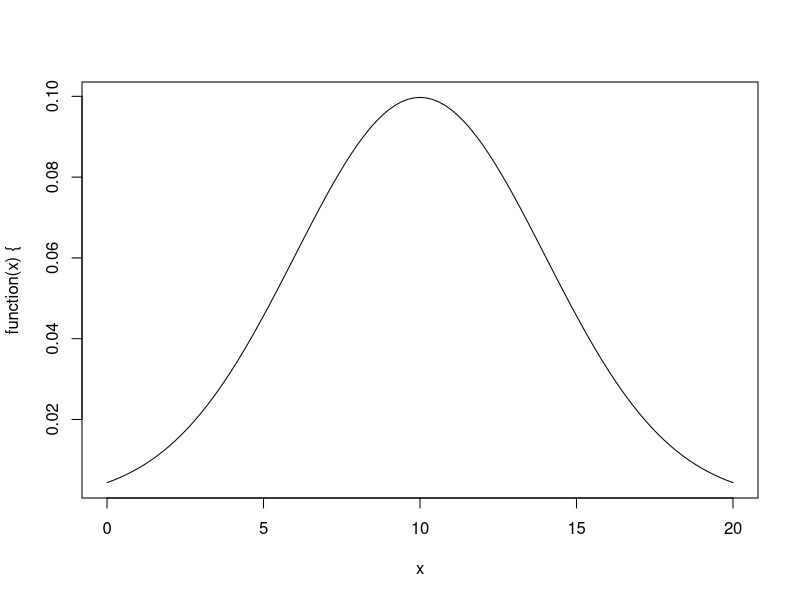
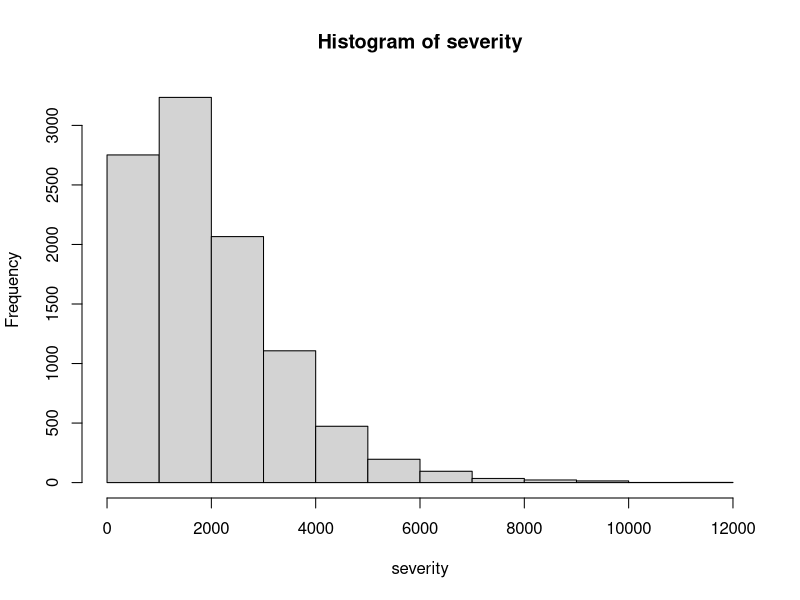
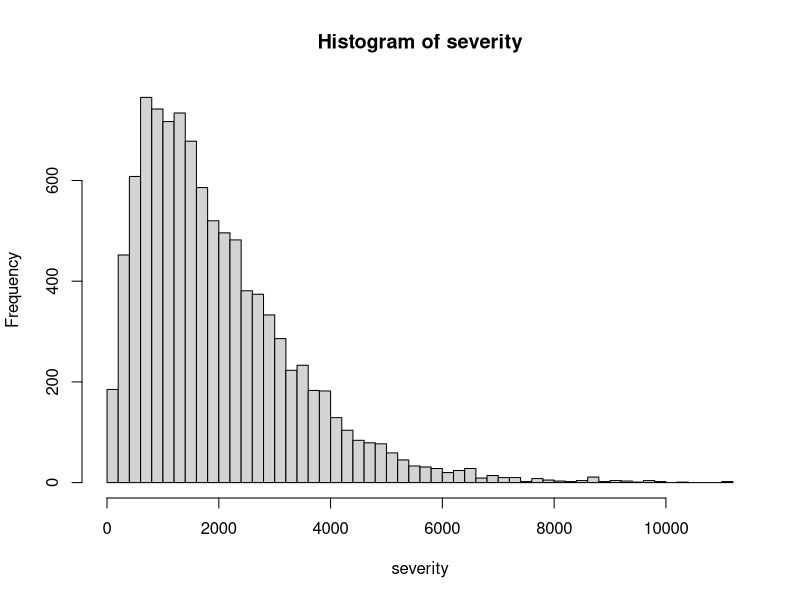
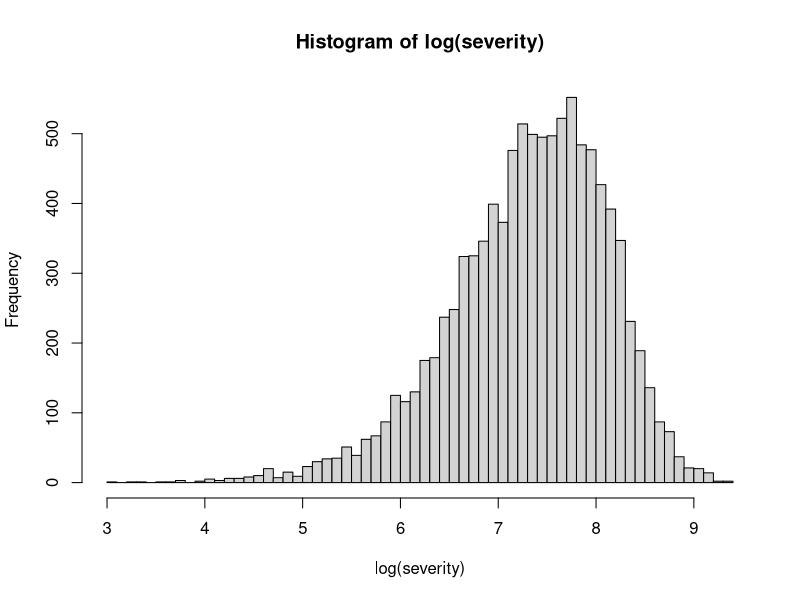
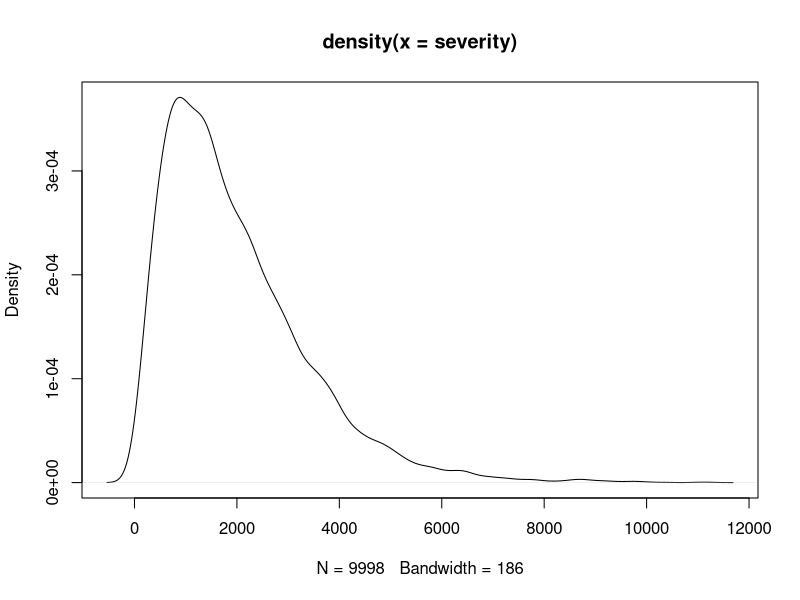
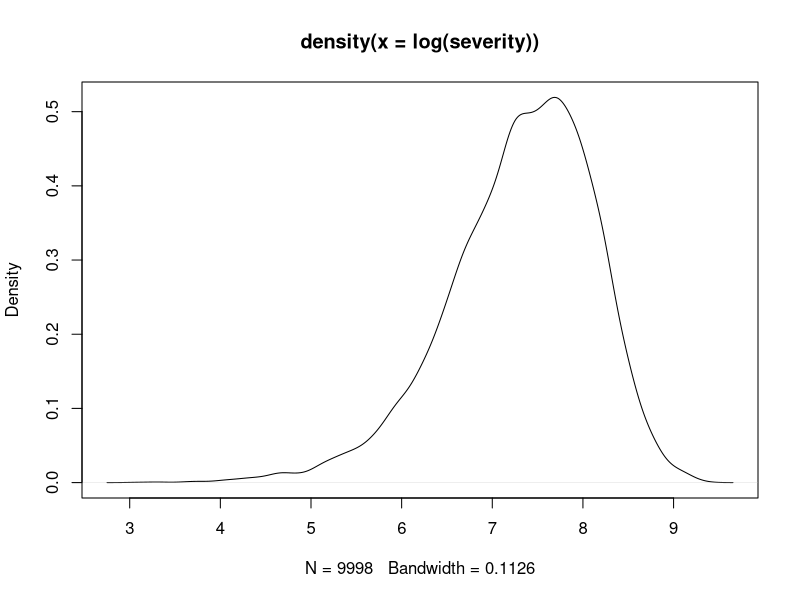
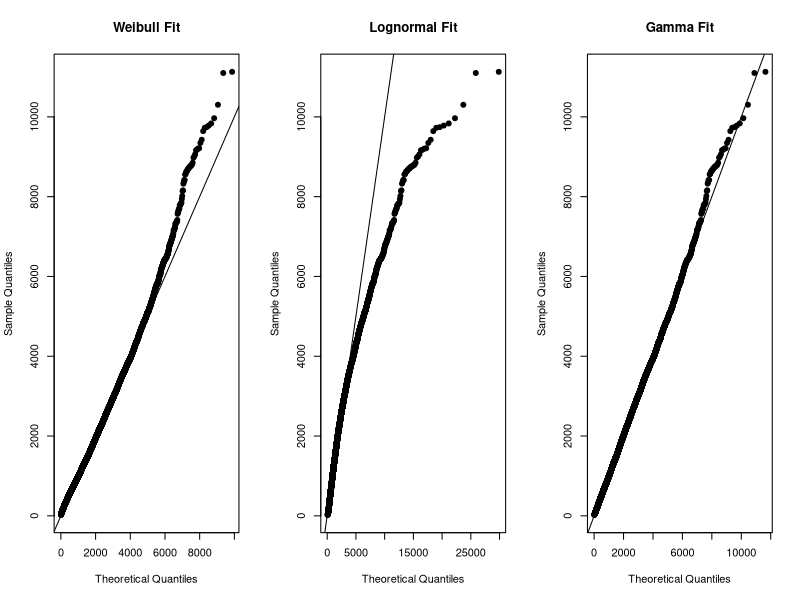
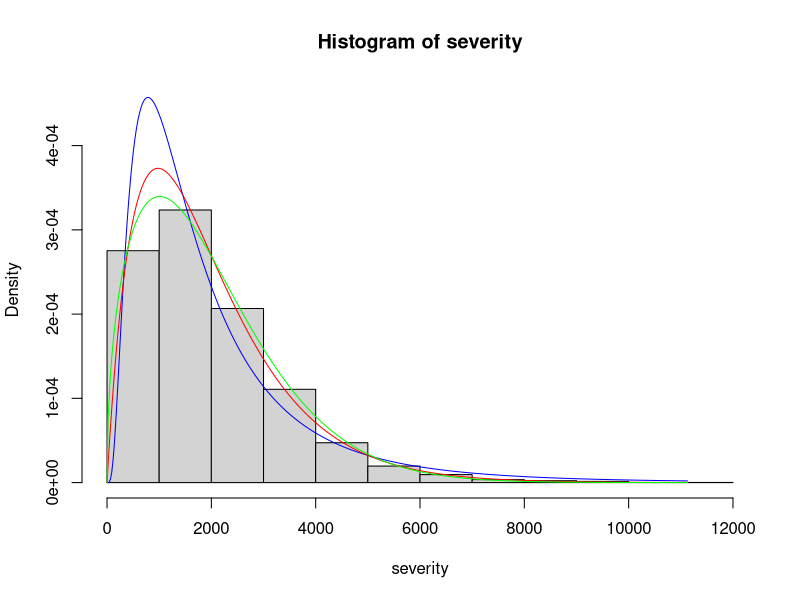

Recreate these plots in R, in order.
## ---- chunk 1
mu <- 10000
CV <- 0.30
sd <- mu * CV
x <- seq(mu - sd*3, mu + sd * 3, length.out = 20)
p <- seq(.05, .95, by = .05)

dnorm(x, mu, sd)
pnorm(x, mu, sd)
qnorm(p, mu, sd)
rnorm(10, mu, sd)

dlnorm(x, log(mu), log(sd))
plnorm(x, log(mu), log(sd))

plot(function(x) {dnorm(x, 10, 4)}, 0, 20)
## ---- chunk 2
set.seed(8910)
years <- 2001:2010
frequency <- 1000

N <- rpois(length(years), frequency)

sevShape <- 2
sevScale <- 1000
severity <- rgamma(sum(N), sevShape, scale = sevScale)

summary(severity)
## ---- chunk 3
hist(severity)
hist(severity, breaks = 50)

hist(log(severity), breaks = 50)
## ---- chunk 4
plot(density(severity))

plot(density(log(severity)))
## ---- chunk 5
library(MASS)

fitGamma <- fitdistr(severity, "gamma")
fitLognormal <- fitdistr(severity, "lognormal")
fitWeibull <- fitdistr(severity, "Weibull")

fitGamma
fitLognormal
fitWeibull
## ---- chunk 6
probabilities = (1:(sum(N)))/(sum(N)+1)

weibullQ <- qweibull(probabilities, coef(fitWeibull)[1], coef(fitWeibull)[2])
lnQ <- qlnorm(probabilities, coef(fitLognormal)[1], coef(fitLognormal)[2])
gammaQ <- qgamma(probabilities, coef(fitGamma)[1], coef(fitGamma)[2])

sortedSeverity <- sort(severity)
oldPar <- par(mfrow = c(1,3))
plot(sort(weibullQ), sortedSeverity, xlab = 'Theoretical Quantiles', ylab = 'Sample Quantiles', pch=19, main = "Weibull Fit")
abline(0,1)

plot(sort(lnQ), sortedSeverity, xlab = 'Theoretical Quantiles', ylab = 'Sample Quantiles', pch=19, main = "Lognormal Fit")
abline(0,1)

plot(sort(gammaQ), sortedSeverity, xlab = 'Theoretical Quantiles', ylab = 'Sample Quantiles', pch=19, main = "Gamma Fit")
abline(0,1)

par(oldPar)
## ---- chunk 7
sampleLogMean <- fitLognormal$estimate[1]
sampleLogSd <- fitLognormal$estimate[2]

sampleShape <- fitGamma$estimate[1]
sampleRate <- fitGamma$estimate[2]

sampleShapeW <- fitWeibull$estimate[1]
sampleScaleW <- fitWeibull$estimate[2]

x <- seq(0, max(severity), length.out=500)
yLN <- dlnorm(x, sampleLogMean, sampleLogSd)
yGamma <- dgamma(x, sampleShape, sampleRate)
yWeibull <- dweibull(x, sampleShapeW, sampleScaleW)

hist(severity, freq=FALSE, ylim=range(yLN, yGamma))

lines(x, yLN, col="blue")
lines(x, yGamma, col="red")
lines(x, yWeibull, col="green")
## ---- chunk 8
sampleCumul <- seq(1, length(severity)) / length(severity)
stepSample  <- stepfun(sortedSeverity, c(0, sampleCumul), f = 0)
yGamma <- pgamma(sortedSeverity, sampleShape, sampleRate)
yWeibull <- pweibull(sortedSeverity, sampleShapeW, sampleScaleW)
yLN <- plnorm(sortedSeverity, sampleLogMean, sampleLogSd)

plot(stepSample, col="black", main = "K-S Gamma")
lines(sortedSeverity, yGamma, col = "blue")

plot(stepSample, col="black", main = "K-S Weibull")
lines(sortedSeverity, yWeibull, col = "blue")

plot(stepSample, col="black", main = "K-S Lognormal")
lines(sortedSeverity, yLN, col = "blue")
## ---- chunk 9
testGamma <- ks.test(severity, "pgamma", sampleShape, sampleRate)
testLN <- ks.test(severity, "plnorm", sampleLogMean, sampleLogSd)
testWeibull <- ks.test(severity, "pweibull", sampleShapeW, sampleScaleW)

testGamma
testLN
testWeibull
## ---- chunk 10
quadraticFun <- function(a, b, c){
  function(x) a*x^2 + b*x + c
}

myQuad <- quadraticFun(a=4, b=-3, c=3)
plot(myQuad, -10, 10)
## ---- chunk 11
myResult <- optim(8, myQuad)
myResult
## ---- chunk 12
myOtherQuad <- quadraticFun(-6, 20, -5)
plot(myOtherQuad, -10, 10)
myResult <- optim(8, myOtherQuad)
myResult <- optim(8, myOtherQuad, control = list(fnscale=-1))
## ---- chunk 13
severity <- 10000
CV <- .3
sigma <- sqrt(log(1 + CV^2))
mu <- log(severity) - sigma^2/2
plot(function(x) dlnorm(x), mu, sigma, ylab="LN f(x)")
## ---- chunk 14
set.seed(1234)
claims = rlnorm(100, meanlog=log(30000), sdlog=1)
hist(claims, breaks=seq(1, 500000, length.out=40))
